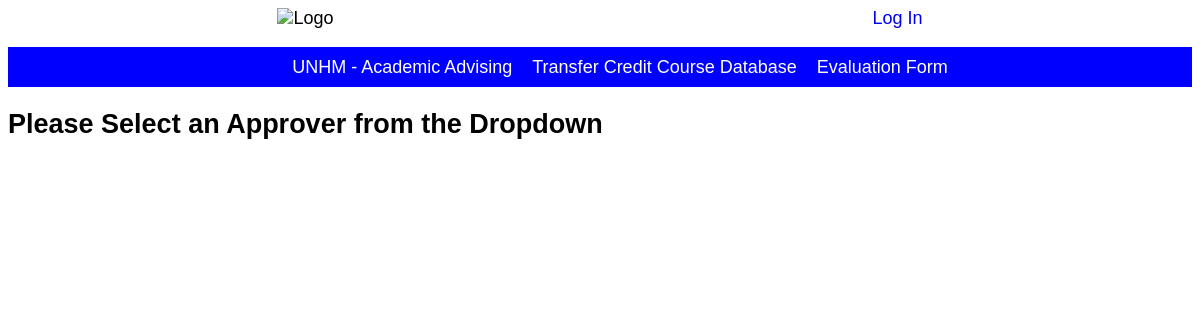
The page /approvers on the database as committed earlier.
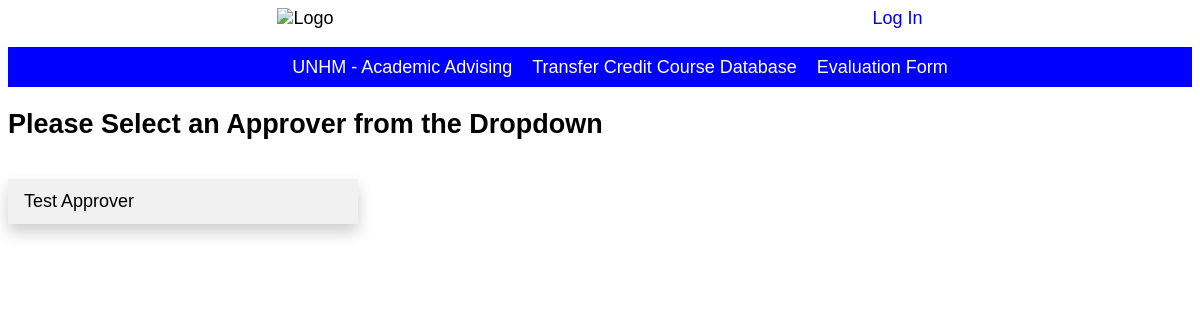
The same page on the database as committed later.
### transfer/models/model_approver.py (models this page shows, shortened)
class Approver(models.Model):
    approver_name = models.CharField(max_length=30, blank=False, unique=True)

### transfer/views/approver_view.py (the view)
# urls.py: path('approvers', ApproverListView.as_view(), name='approver'),
class ApproverListView(ListView):
    model = Approver
    template_name = 'approver/approver_home.html'

### transfer/templates/approver/approver_home.html
{% extends "base.html" %}
{% load static %}
{% block content %}
<h2>Please Select an Approver from the Dropdown</h2>
<div class="dropdown">
  <div id="myDropdown" class="dropdown-content">
    {% for approver in object_list %}
    <a href="">{{ approver.approver_name }}</a>
    {% endfor %}
    </div>
    </div>
{% endblock %}

Rows that differ between the two databases and show on the page:
added Approver: approver_name "Test Approver"
